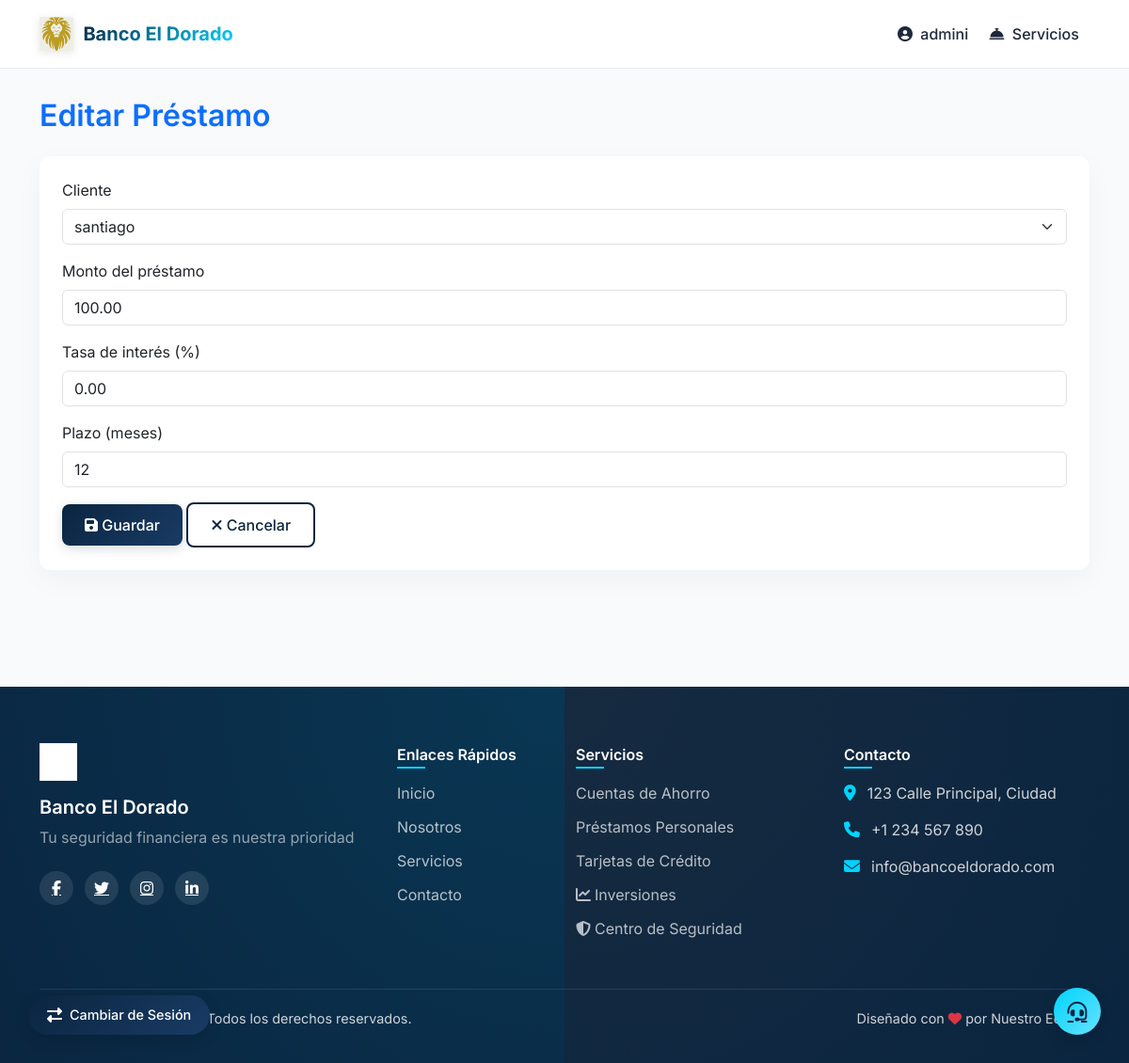
/loan/1/update/ (signed in), run on the app's committed database.
### blog/models.py (models this page shows, shortened)
class Loan(models.Model):
    client = models.ForeignKey(Client, on_delete=models.CASCADE)
    amount = models.DecimalField(max_digits=10, decimal_places=2, default=0)
    interest_rate = models.DecimalField(max_digits=5, decimal_places=2, default=0)
    repayment_term = models.IntegerField(
        help_text="Número de meses para el reembolso",
        default=12
    )
    start_date = models.DateField(
        default=timezone.now,
        help_text="Fecha de inicio del préstamo"
    )
    status = models.CharField(
        max_length=20,
        default='PENDING',
        choices=[
            ('PENDING', 'Pendiente'),
            ('ACTIVE', 'Activo'),
            ('PAID', 'Pagado'),
            ('DEFAULTED', 'Incumplido')
        ]
    )
    remaining_balance = models.DecimalField(
        max_digits=10,
        decimal_places=2,
        default=0
    )
    next_payment_date = models.DateField(
        null=True,
        blank=True
    )
    monthly_payment = models.DecimalField(
        max_digits=10,
        decimal_places=2,
        default=0
    )

### blog/views.py (the view)
# urls.py: path('loan/<int:id>/update/', views.loan_update, name='loan_update'),
@login_required
def loan_update(request, id):
    loan = get_object_or_404(Loan, id=id)
    if request.method == 'POST':
        form = LoanForm(request.POST, instance=loan)
        if form.is_valid():
            loan = form.save()
            messages.success(request, 'Préstamo actualizado exitosamente.')
            return redirect('blog:loan_detail', id=loan.id)
    else:
        form = LoanForm(instance=loan)
    return render(request, 'loan/loan_form.html', {'form': form})

### blog/forms.py
class LoanForm(forms.ModelForm):
    class Meta:
        model = Loan
        fields = ['client', 'amount', 'interest_rate', 'repayment_term']
        widgets = {
            'client': forms.Select(attrs={'class': 'form-select'}),
            'amount': forms.NumberInput(attrs={'class': 'form-control', 'step': '0.01'}),
            'interest_rate': forms.NumberInput(attrs={'class': 'form-control', 'step': '0.01'}),
            'repayment_term': forms.NumberInput(attrs={'class': 'form-control'}),
        }
        labels = {
            'client': 'Cliente',
            'amount': 'Monto del préstamo',
            'interest_rate': 'Tasa de interés (%)',
            'repayment_term': 'Plazo (meses)',
        }

### blog/models.py (called while the page is built)
    def __str__(self):
        return self.name

### blog/templates/loan/loan_form.html (shortened to what this page needs)
{% extends "base.html" %}
{% block content %}
<div class="container mt-4">
    <h2 class="mb-4 text-primary">{% if form.instance.pk %}Editar{% else %}Crear{% endif %} Préstamo</h2>
    <div class="card">
        <div class="card-body">
            <form method="post">
                {% for field in form %}
                    <div class="mb-3">
                        <label for="{{ field.id_for_label }}" class="form-label">{{ field.label }}</label>
                        {{ field }}
                    </div>
                {% endfor %}
                <button type="submit" class="btn btn-primary">
                    <i class="fas fa-save"></i> Guardar
                </button>
                <a href="{% url 'blog:loan_list' %}" class="btn btn-secondary">
                    <i class="fas fa-times"></i> Cancelar
                </a>
            </form>
        </div>
    </div>
</div>
{% endblock %}

### templates/base.html (shortened to what this page needs)
{% load static %}
<!DOCTYPE html>
<html lang="es">
<head>
    <link href="https://cdn.jsdelivr.net/npm/bootstrap@5.3.2/dist/css/bootstrap.min.css" rel="stylesheet">
    <link href="https://cdnjs.cloudflare.com/ajax/libs/font-awesome/6.5.1/css/all.min.css" rel="stylesheet">
</head>
<body>
    <nav class="navbar navbar-expand-lg fixed-top" id="mainNav">
        <div class="container">
            <a class="navbar-brand" href="{% url 'blog:home' %}">
                <img src="{% static 'images/logo.png' %}" alt="Logo" class="navbar-logo">
                <span class="text-gradient fw-bold">Banco El Dorado</span>
            </a>
            <div class="collapse navbar-collapse" id="navbarNav">
                <ul class="navbar-nav ms-auto">
                    {% if user.is_authenticated %}
                        <li class="nav-item dropdown">
                            <a class="nav-link" href="#" id="userDropdown" role="button" data-bs-toggle="dropdown">
                                <i class="fas fa-user-circle me-1"></i> {{ user.username }}
                            </a>
                        </li>
                    {% endif %}
                    <li class="nav-item dropdown">
                        <a class="nav-link" href="#" id="servicesDropdown" role="button" data-bs-toggle="dropdown">
                            <i class="fas fa-concierge-bell me-1"></i> Servicios
                        </a>
                    </li>
                </ul>
            </div>
        </div>
    </nav>
    <main class="main-content">
        {% block content %}{% endblock %}
    </main>
    <footer class="footer">
        <div class="container">
            <div class="row">
                <div class="col-lg-4">
                    <div class="footer-brand">
                        <img src="{% static 'images/logo.png' %}" alt="Logo" class="footer-logo">
                        <h5>Banco El Dorado</h5>
                        <p>Tu seguridad financiera es nuestra prioridad</p>
                    </div>
                    <div class="social-links">
                        <a href="#" class="social-link"><i class="fab fa-facebook-f"></i></a>
                        <a href="#" class="social-link"><i class="fab fa-twitter"></i></a>
                        <a href="#" class="social-link"><i class="fab fa-instagram"></i></a>
                        <a href="#" class="social-link"><i class="fab fa-linkedin-in"></i></a>
                    </div>
                </div>
                <div class="col-lg-2">
                    <h6>Enlaces Rápidos</h6>
                    <ul class="footer-links">
                        <li><a href="{% url 'blog:home' %}">Inicio</a></li>
                        <li><a href="#">Nosotros</a></li>
                        <li><a href="#">Servicios</a></li>
                        <li><a href="#">Contacto</a></li>
                    </ul>
                </div>
                <div class="col-lg-3">
                    <h6>Servicios</h6>
                    <ul class="footer-links">
                        <li><a href="#">Cuentas de Ahorro</a></li>
                        <li><a href="#">Préstamos Personales</a></li>
                        <li><a href="#">Tarjetas de Crédito</a></li>
                        <li><a href="{% url 'blog:inversiones' %}"><i class="fas fa-chart-line me-1"></i>Inversiones</a></li>
                        <li><a href="{% url 'blog:seguridad' %}"><i class="fas fa-shield-alt me-1"></i>Centro de Seguridad</a></li>
                    </ul>
                </div>
                <div class="col-lg-3">
                    <h6>Contacto</h6>
                    <ul class="footer-contact">
                        <li>
                            <i class="fas fa-map-marker-alt"></i>
                            <span>123 Calle Principal, Ciudad</span>
                        </li>
                        <li>
                            <i class="fas fa-phone"></i>
                            <span>+1 234 567 890</span>
                        </li>
                        <li>
                            <i class="fas fa-envelope"></i>
                            <span>info@bancoeldorado.com</span>
                        </li>
                    </ul>
                </div>
            </div>
            <div class="footer-bottom">
                <div class="row">
                    <div class="col-md-6">
                        <p>&copy; {% now "Y" %} Banco El Dorado. Todos los derechos reservados.</p>
                    </div>
                    <div class="col-md-6 text-end">
                        <p>Diseñado con <i class="fas fa-heart text-danger"></i> por Nuestro Equipo</p>
                    </div>
                </div>
            </div>
        </div>
    </footer>
    <a href="https://www.userlike.com/umc/#/inbox/81431049" target="_blank" rel="noopener noreferrer" class="floating-btn help-btn">
        <i class="fas fa-headset"></i>
    </a>
    {% if user.is_authenticated %}
    <a href="{% url 'blog:login' %}" class="floating-btn role-switch">
        <i class="fas fa-exchange-alt"></i>
        <span>Cambiar de Sesión</span>
    </a>
    {% endif %}
</body>
</html>

### blog/templates/loan/loan_form.html (style rules this page uses)
.form-control { margin-bottom: 10px; }
select, input { width: 100%; padding: 8px; border: 1px solid #ddd; border-radius: 4px; }

### data on the page
Loan: form "santiago" "100.00" "0.00" "12"

### other printed values
{{ user.username }} "admini"
{{ field.label }} "Cliente" "Monto del préstamo" "Tasa de interés (%)" "Plazo (meses)"
